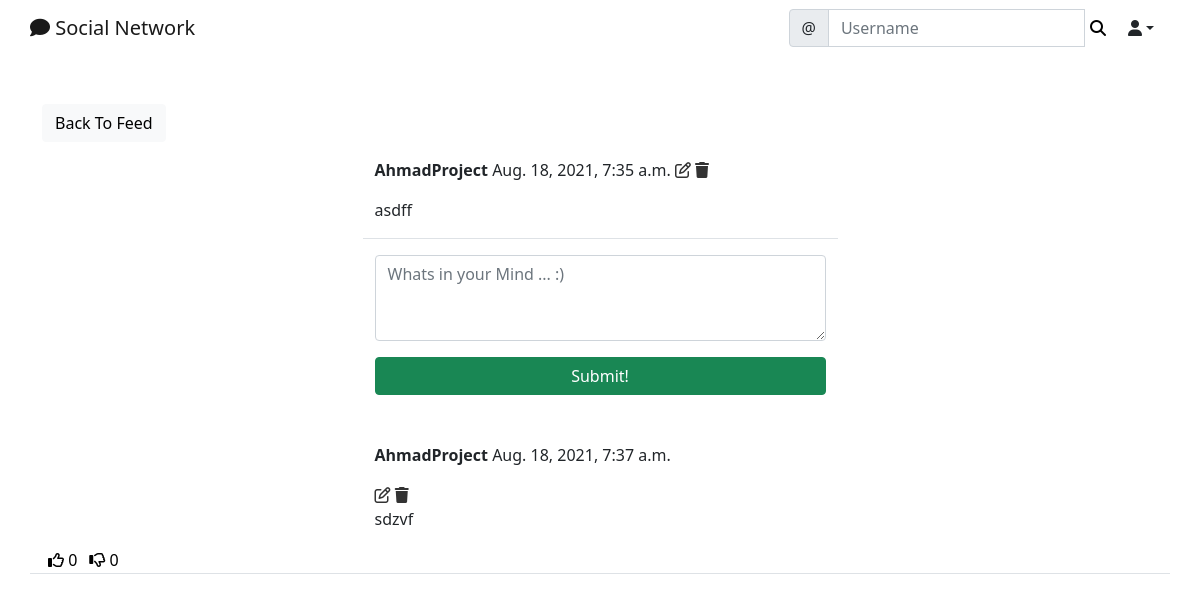
The app's page /social/post/15/ (signed in), older data.
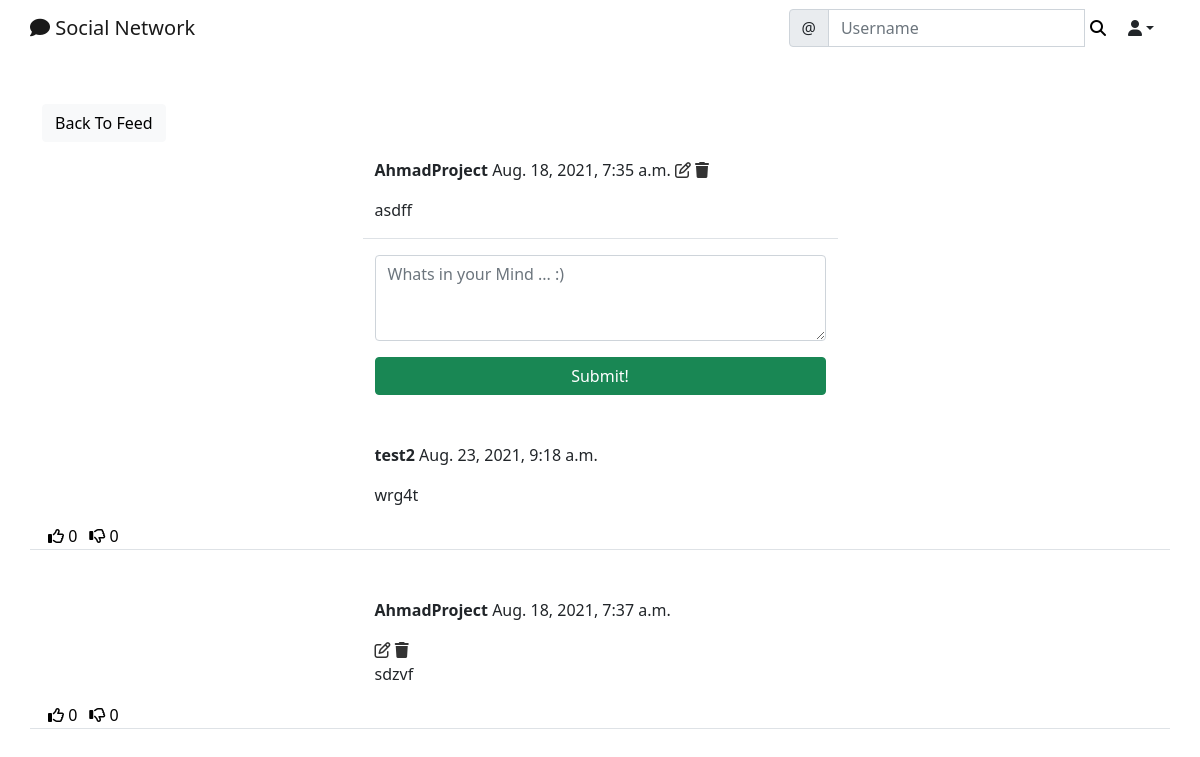
The same page, newer data.
### social/models.py (models this page shows)
class Comment (models.Model):
    comment = models.TextField()
    created_on = models.DateTimeField(default= timezone.now())
    author =models.ForeignKey(User,on_delete=models.CASCADE)
    post = models.ForeignKey('Post',on_delete=models.CASCADE)

class Post(models.Model):
    body =models.TextField()
    created_on =models.DateTimeField(default=timezone.now)
    author = models.ForeignKey(User,on_delete=models.CASCADE)
    likes =models.ManyToManyField(User, blank=True ,related_name='likes')
    dislikes =models.ManyToManyField(User,blank=True,related_name='dislikes')

### social/views.py (the view, shortened to what this page needs)
# urls.py: path('post/<int:pk>/', PostDetailView.as_view(), name='post-detail'),
class PostDetailView(LoginRequiredMixin, View):
    def get(self, request, pk, *args, **kwargs):
        post = Post.objects.get(pk=pk)
        form = CommentForm()
        comments = Comment.objects.filter(post=post).order_by('-created_on')
        context = {
            'post': post,
            'form': form,
            'comments': comments,
        }
        return render(request, 'social/post_detail.html', context)

### social/forms.py
class CommentForm(forms.ModelForm):
    comment = forms.CharField(
        label= '',
        widget= forms.Textarea(attrs={
            'rows':'3' ,
            'placeholder':'Whats in your Mind ... :)',
        }))
    class Meta :
        model = Comment
        fields = ['comment']

### social/templates/social/post_detail.html (shortened to what this page needs)
{% extends 'landing/base.html' %}
{% load crispy_forms_tags %}
{% block content %}
<div class="container">
    <div class="row  mt-5">
        <div class="col-md-5 col-sm-6">
            <a href="{%url 'post-list'%}" class="btn btn-light">Back To Feed </a>
        </div>
    </div>
    <div class="row justify-content-center mt-3">
        <div class="col-md-5 col-sm-12 border-bottom">
            <p><strong>{{ post.author }}</strong> {{ post.created_on }}
                {% if request.user == post.author %}
                <a href="{% url 'post-edit' post.pk %}" style="color: #333;"><i class="far fa-edit"></i></a>
                <a href="{% url 'post-delete' post.pk %}" style="color: #333;"><i class="fas fa-trash"></i></a>
                {% endif %}
            </p>
            <p>{{ post.body }}</p>
        </div>
    </div>
    <div class="row justify-content-center mt-3 mb-5">
        <div class="col-md-5 col-sm-12">
            <form method="POST">
                {{ form | crispy }}
                <div class="d-grid gap-2">
                    <button class="btn btn-success mt-3">Submit!</button>
                </div>
            </form>
        </div>
    </div>
    {% for comment in comments %}
    <div class="row justify-content-center mt-3 mb-5 border-bottom">
        <div class="col-md-5 col-sm-12">
            <p><strong>{{comment.author}} </strong>{{comment.created_on}}</p>
            {% if request.user == comment.author %}
            <a href="{% url 'post-edit' post.pk %}" style="color: #333;"><i class="far fa-edit"></i></a>
            <a href="{% url 'comment-delete' post.pk comment.pk %}" style="color: #333;"><i
                    class="fas fa-trash"></i></a>
            {% endif %}
            <p>{{comment.comment}}</p>
        </div>
        <div class="d-flex flex-row">
            <form method="POST" action="{% url 'like' post.pk %}">
                <button style="background-color: transparent; border: none; box-shadow: none;" type="submit"><i
                        class="far fa-thumbs-up"></i> <span>{{ post.likes.all.count }}</span></button>
            </form>
            <form method="POST" action="{% url 'dislike' post.pk %}">
                <button style="background-color: transparent; border: none; box-shadow: none;" type="submit"><i
                        class="far fa-thumbs-down"></i> <span>{{ post.dislikes.all.count }}</span></button>
            </form>
        </div>
    </div>
    {% endfor %}
</div>
{% endblock content %}

Row changes from the older to the newer data that the page shows:
added Comment: author "test2", created_on "Aug. 23, 2021, 9:18 a.m.", comment "wrg4t", {{ post.likes.all.count }} "0", {{ post.dislikes.all.count }} "0"
